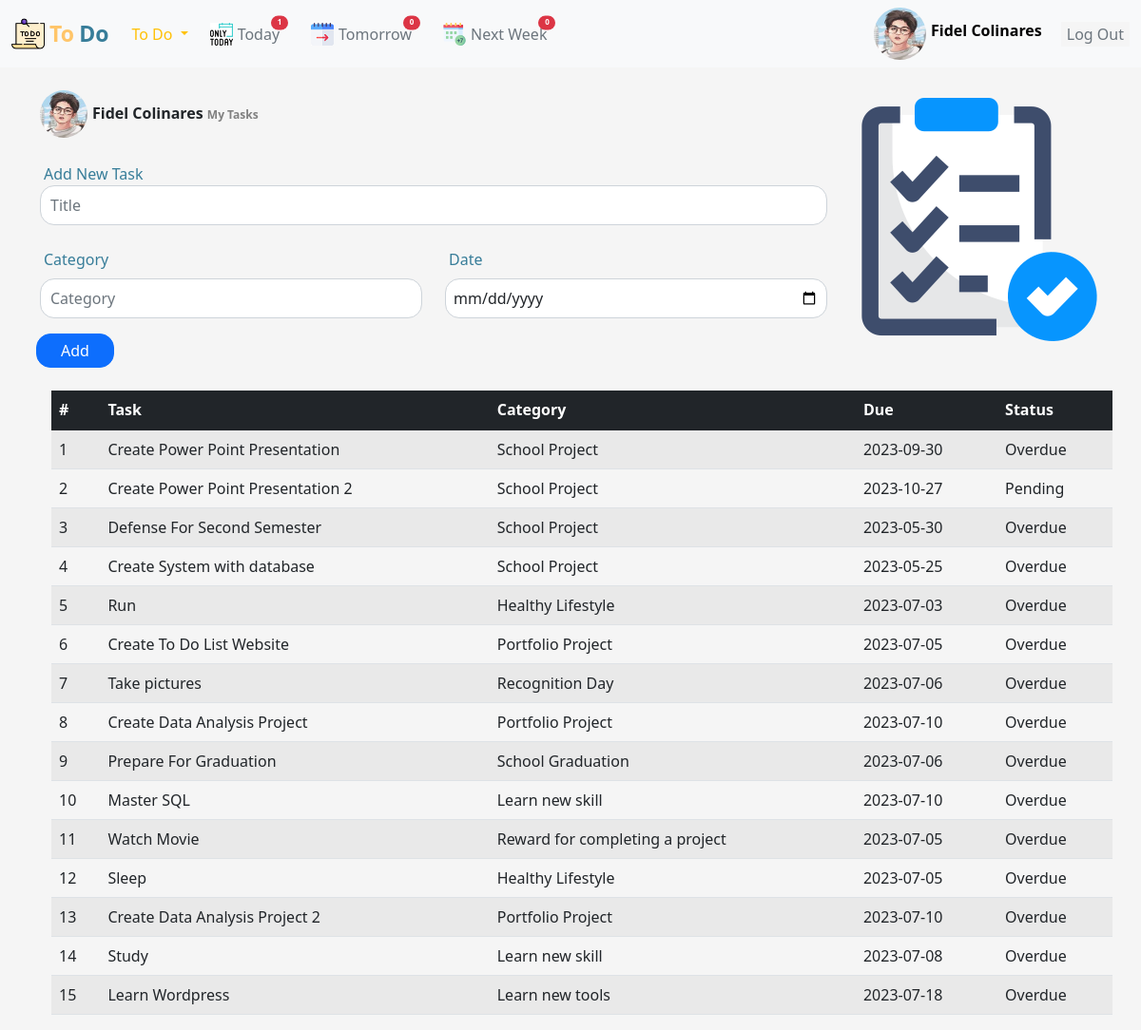
/ToDo/main.php (signed in), run on the app's committed database.
### tables this page shows
CREATE TABLE `user` (
  `id` int(11) NOT NULL,
  `firstname` varchar(255) NOT NULL,
  `lastname` varchar(255) NOT NULL,
  `username` varchar(255) NOT NULL,
  `password` char(255) NOT NULL,
  `gender` varchar(20) NOT NULL,
  `age` int(11) NOT NULL,
  `profile_picture` varchar(255) DEFAULT NULL
);

CREATE TABLE `list` (
  `id` int(11) NOT NULL,
  `user_id` int(11) NOT NULL,
  `title` varchar(300) NOT NULL,
  `category` varchar(300) NOT NULL,
  `date` date NOT NULL,
  `status` varchar(300) DEFAULT NULL
);

### ToDo/User.php (called while the page is built)
<?php
    function getUser($id,$db){
        $query = "SELECT * FROM user WHERE id = ?";
        $pst = $db->prepare($query);
        $pst->execute([$id]);
        if($pst->rowCount()==1){
            $user = $pst->fetch();
            return $user;
        } else {
            return 0;
        }
    }
?>

### ToDo/main.php (the view, shortened to what this page needs)
<?php
    if(isset($_SESSION["user_id"])) {
    require 'db.php';
    include 'User.php';
    $user = getUser($_SESSION["user_id"],$con);
    $firstname = $_SESSION["firstname"];
    $lastname = $_SESSION["lastname"];
    $con->setAttribute(PDO::ATTR_DEFAULT_FETCH_MODE, PDO::FETCH_ASSOC);
    $query = "SELECT id, title, category, date, status FROM list WHERE user_id = ?";
    $pst = $con->prepare($query);
    $pst->execute([$_SESSION["user_id"]]);
    $lists = $pst->fetchAll();
    $date = new DateTime();
    $today = $date->format("Y-m-d");
    $query = "SELECT id, title, category, date, status FROM list WHERE user_id = ? AND date = ?";
    $pst = $con->prepare($query);
    $pst->execute([$_SESSION["user_id"],$today]);
    $todayLists = $pst->fetchAll();
    $todays_task_count = count($todayLists);
    $dateToday = new DateTime();
    $today = $dateToday->format("Y-m-d");
    $dateTom = new DateTime('tomorrow');
    $tomorrow = $dateTom->format("Y-m-d");
    $query = "SELECT id, title, category, date, status FROM list WHERE user_id = ? AND date = ? AND date > ?";
    $pst = $con->prepare($query);
    $pst->execute([$_SESSION["user_id"],$tomorrow, $today]);
    $tomorrowLists = $pst->fetchAll();
    $tomorrows_task_count = count($tomorrowLists);
    $dateToday = new DateTime();
    $today = $dateToday->format("Y-m-d");
    $dateNextWeek = clone $dateToday;
    $dateNextWeek->modify('next week');
    $nextWeek = $dateNextWeek->format("Y-m-d");
    $query = "SELECT id, title, category, date, status FROM list WHERE user_id = ? AND date = ? AND date > ? AND date > ?";
    $pst = $con->prepare($query);
    $pst->execute([$_SESSION["user_id"],$nextWeek, $today, $tomorrow]);
    $nextweekLists = $pst->fetchAll();
    $nextWeek_task_count = count($nextweekLists);
?>
<!DOCTYPE html>
<html lang="en">
<head>
    <link rel="stylesheet" href="bootstrap.min.css">
</head>
<body>
    <nav class="navbar navbar-expand-lg navbar-light sticky-top bg-light">
        <div class="container-fluid">
          <img class="" src="images/todoIcon.png" alt="" width="35px" style="margin-right: 5px;">
          <a class="navbar-brand" href="#"><span id="to-span" style="color: rgb(255, 197, 105); font-size: 23px; font-weight: bolder;">To</span> <span id="do-span" style="color: rgb(55, 125, 153);font-size: 23px; font-weight: bolder;">Do</span></a>
          <div class="collapse navbar-collapse" id="navbarSupportedContent">
            <ul class="navbar-nav me-auto mb-2 mb-lg-0">
              <li class="nav-item dropdown">
                <a class="nav-link dropdown-toggle text-warning" href="#" id="navbarDropdown" role="button" data-bs-toggle="dropdown" aria-expanded="false">
                  To Do
                </a>
              </li>
              <li>
                <a href="todayTasks.php">
                  <div class="row rowHvr">
                    <div class="col d-flex col1" style="height: 30px; margin-left: 15px;">
                      <img src="images/only-today.png" alt="" width="24" height="24">
                      <p class="text-secondary">Today</p>
                      <span class="badge bg-danger rounded-pill translate-middle" style="width: 18px;height: 15px; font-size: 8px;"><?php echo $todays_task_count ?></span>
                    </div>
                  </div>
                </a>
              </li>
              <li>
                <a href="tomorrowTasks.php">
                  <div class="row rowHvr">
                    <div class="col d-flex col1" style="height: 30px; margin-left: 15px;">
                      <img src="images/tomorrow.png" alt="" width="24" height="24">
                      <p class="text-secondary">Tomorrow</p>
                      <span class="badge bg-danger rounded-pill translate-middle" style="width: 18px;height: 15px; font-size: 8px;"><?php echo $tomorrows_task_count ?></span>
                    </div>
                  </div>
                </a>
              </li>
              <li>
                <a href="nextWeekTasks.php">
                  <div class="row rowHvr">
                    <div class="col d-flex col1" style="height: 30px; margin-left: 15px;">
                      <img src="images/next-week.png" alt="" width="24" height="24">
                      <p class="text-secondary">Next Week</p>
                      <span class="badge bg-danger rounded-pill translate-middle" style="width: 18px;height: 15px; font-size: 8px;"><?php echo $nextWeek_task_count ?></span>
                    </div>
                  </div>
                </a>
              </li>
            </ul>
            <a href="#top">
              <div class="d-flex" style="margin-right: 20px; color: black;">
                 <img src="profiles/<?= $user["profile_picture"]  ?>" alt="" width="55" height="55" style="border-radius: 50%;">
                <p class="" style="margin-top: 12px; margin-left: 5px; font-weight: bold;"><?php echo $firstname. " " . $lastname ?></p>
              </div>
            </a>
            <div class="d-flex">
              <form action="<?php echo $_SERVER["PHP_SELF"]?>" method="post">
                <a href="">
                <input type="submit" name="logout" value="Log Out" class="text-secondary" style="border: none; background-color: whitesmoke;">
                </a>
              </form>
            </div>
          </div>
        </div>
      </nav>
        <?php
          if($user){
        ?>
      <div class="con2 container mt-4" id="top">
        <div class="col d-flex">
            <div class="row">
              <div class="row">
                <div class="col d-flex mb-3">
                  <img src="profiles/<?=$user["profile_picture"] ?>" alt="" width="50" height="50" style="border-radius: 50%;">
                  <p class="" style="margin-top: 12px; margin-left: 5px; font-weight: bold;"><?php echo $firstname. " " . $lastname ?> <span style="font-size: 12px;"> <a href="manageTasks.php">My Tasks</a></span></p>
                </div>
              </div>
              <form action="<?php echo $_SERVER["PHP_SELF"]?>" method="post" class="row g-2">
                <div class="row">
                  <div class="mb-3">
                    <label for="" style="color: rgb(55, 125, 153); margin-left: 4px;">Add New Task</label>
                    <input class="form-control mb-2" type="text" name="title" value="<?php echo htmlspecialchars($_POST["title"] ?? "") ?>" style="border-radius: 15px; padding: 8px 10px;" placeholder="Title">
                  </div>
                </div>
                <div class="row">
                  <div class="col-md-6">
                    <label for="inputEmail4" class="form-label" style="color: rgb(55, 125, 153);margin-left: 4px;">Category</label>
                    <input class="form-control mb-2" type="text" name="category" value="<?php echo htmlspecialchars($_POST["category"] ?? "") ?>" style="border-radius: 15px; padding: 8px 10px;" placeholder="Category">
                  </div>
                  <div class="col-md-6">
                    <label for="inputEmail4" class="form-label" style="color: rgb(55, 125, 153);margin-left: 4px;">Date</label>
                    <input class="form-control" type="date" name="date" value="<?php echo htmlspecialchars($_POST["date"] ?? "") ?>" style="border-radius: 15px;padding: 8px 8px;" placeholder="Due Date">
                  </div>
                </div>
              <div class="col-md-4 mt-2 mb-3">
                <input type="submit" value="Add" name="add" class="addBtn btn btn-primary mt -2" data-bs-toggle="modal" data-bs-target="#">
              </div>
              </form>
            </div>
            <div class="col mt-2 d-none d-md-block">
              <img src="images/done2.png" alt="">
            </div>
        </div>
        <table class="table table-striped table-hover table-responsive-sm" style="margin-left: 12px;">
            <thead>
              <tr class="bg-dark text-white">
                <th scope="col">#</th>
                <th scope="col">Task</th>
                <th scope="col">Category</th>
                <th scope="col">Due</th>
                <th scope="col">Status</th>
              </tr>
            </thead>
            <tbody>
              <tr>
                <?php
                  $status = "";
                  $task_number = 0;
                  foreach($lists as $list){
                    $task_number += 1;
                    $time = new DateTime($list['date']);
                    $formattedDate = $time->format('Y-m-d');
                    $today = new DateTime();
                    $formattedToday = $today->format('Y-m-d');
                    if($formattedDate > $formattedToday){
                      $status = "Pending";
                    } elseif($formattedDate < $formattedToday) {
                      $status = "Overdue";
                    }else {
                      $status = "Pending";
                    }
                ?>
                      <td><?php echo $task_number ?></td>
                      <td><?php echo $list["title"] ?></td>
                      <td><?php echo $list["category"] ?></td>
                      <td><?php echo $list["date"] ?></td>
                      <td><?php echo $status ?></td>
                      </tr>
                <?php
                  }
                ?>
            </tbody>
            </table>
        </div>
        <?php
          } else {
          }
        ?>
</body>
</html>
<?php
        }else {
          header("Location: login.php");
        }
?>

### ToDo/main.php (style rules this page uses)
body { background-color: whitesmoke; box-sizing: border-box; }
a { color: gray; text-decoration: none; }
.rowHvr p { margin-left: 5px; }
.col1 { margin-top: 8px; }
.addBtn { margin-left: 4px; border-radius: 15px; padding: 5px 25px; }

### data on the page
user: profile_picture (picture)
list: title "Create Power Point Presentation", category "School Project", date "2023-09-30", date "Overdue"
list: title "Create Power Point Presentation 2", category "School Project", date "2023-10-27", date "Pending"
list: title "Defense For Second Semester", category "School Project", date "2023-05-30", date "Overdue"
list: title "Create System with database", category "School Project", date "2023-05-25", date "Overdue"
list: title "Run", category "Healthy Lifestyle", date "2023-07-03", date "Overdue"
list: title "Create To Do List Website", category "Portfolio Project", date "2023-07-05", date "Overdue"
list: title "Take pictures", category "Recognition Day", date "2023-07-06", date "Overdue"
list: title "Create Data Analysis Project", category "Portfolio Project", date "2023-07-10", date "Overdue"
list: title "Prepare For Graduation", category "School Graduation", date "2023-07-06", date "Overdue"
list: title "Master SQL", category "Learn new skill", date "2023-07-10", date "Overdue"
list: title "Watch Movie", category "Reward for completing a project", date "2023-07-05", date "Overdue"
list: title "Sleep", category "Healthy Lifestyle", date "2023-07-05", date "Overdue"
list: title "Create Data Analysis Project 2", category "Portfolio Project", date "2023-07-10", date "Overdue"
list: title "Study", category "Learn new skill", date "2023-07-08", date "Overdue"
list: title "Learn Wordpress", category "Learn new tools", date "2023-07-18", date "Overdue"

### other printed values
$todays_task_count "1"
$tomorrows_task_count "0"
$nextWeek_task_count "0"
$firstname "Fidel"
$lastname "Colinares"
